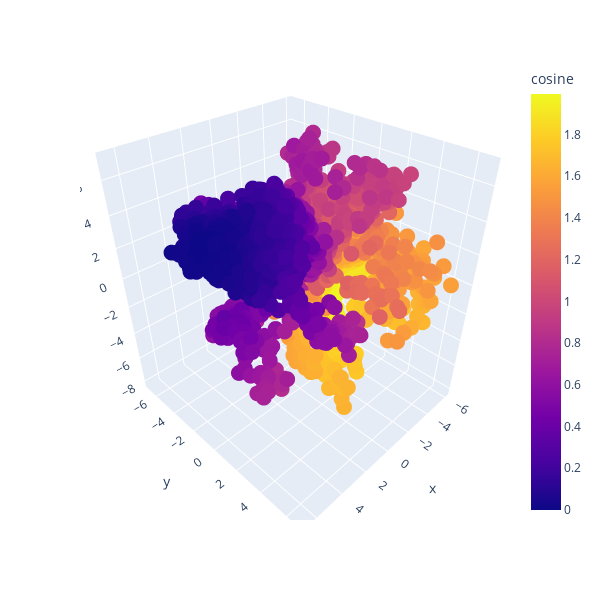

Notebook code cell kept with this figure:
### Markdown cell above
## Plot the data

### Code cell
# Plot colored by cosine distance
from sklearn.metrics.pairwise import cosine_distances

# Make an array of the target point that is the shape of the data
target = np.array([data[-1] for i in range(len(data))])

# Get the cosine distance between the states
cosine = cosine_distances(data, target)[:, 0]

# Create the color dictionary
color_dict = {'cosine':  cosine, 'rmsd': rmsd}

# Plot the scatter plot
plot_scatter(data, color_dict, 'cosine')

### Figure 1 — Plotly figure (JSON) as saved in the notebook; plotly's stock layout.template omitted (floating-point values rounded to 4 significant figures; data arrays with more than 128 entries replaced by an {"elided": "..."} marker saying what was removed)
{"data": [{"customdata": {"elided": "3175x3 float values"}, "hovertemplate": "x=%{x}<br>y=%{y}<br>z=%{z}<br>cosine=%{marker.color}<br>eu_cosine=%{customdata[1]}<br>rmsd=%{customdata[2]}<extra></extra>", "legendgroup": "", "marker": {"color": {"elided": "3175 float values"}, "coloraxis": "coloraxis", "size": 5.5, "symbol": "circle"}, "mode": "markers", "name": "", "scene": "scene", "showlegend": false, "type": "scatter3d", "x": {"elided": "3175 float values"}, "y": {"elided": "3175 float values"}, "z": {"elided": "3175 float values"}}], "layout": {"coloraxis": {"colorbar": {"title": {"text": "cosine"}}, "colorscale": [[0, "#0d0887"], [0.1111, "#46039f"], [0.2222, "#7201a8"], [0.3333, "#9c179e"], [0.4444, "#bd3786"], [0.5556, "#d8576b"], [0.6667, "#ed7953"], [0.7778, "#fb9f3a"], [0.8889, "#fdca26"], [1, "#f0f921"]]}, "height": 600, "legend": {"tracegroupgap": 0}, "margin": {"t": 60}, "scene": {"domain": {"x": [0, 1], "y": [0, 1]}, "xaxis": {"title": {"text": "x"}}, "yaxis": {"title": {"text": "y"}}, "zaxis": {"title": {"text": "z"}}}, "width": 600}}
